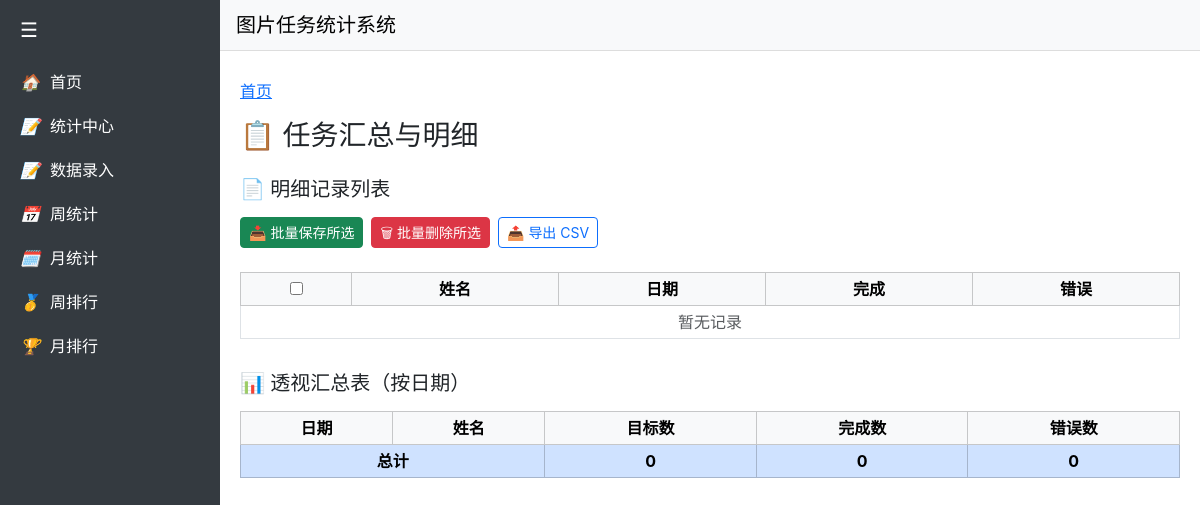
Before: /employee/task_report/ with the older database file.
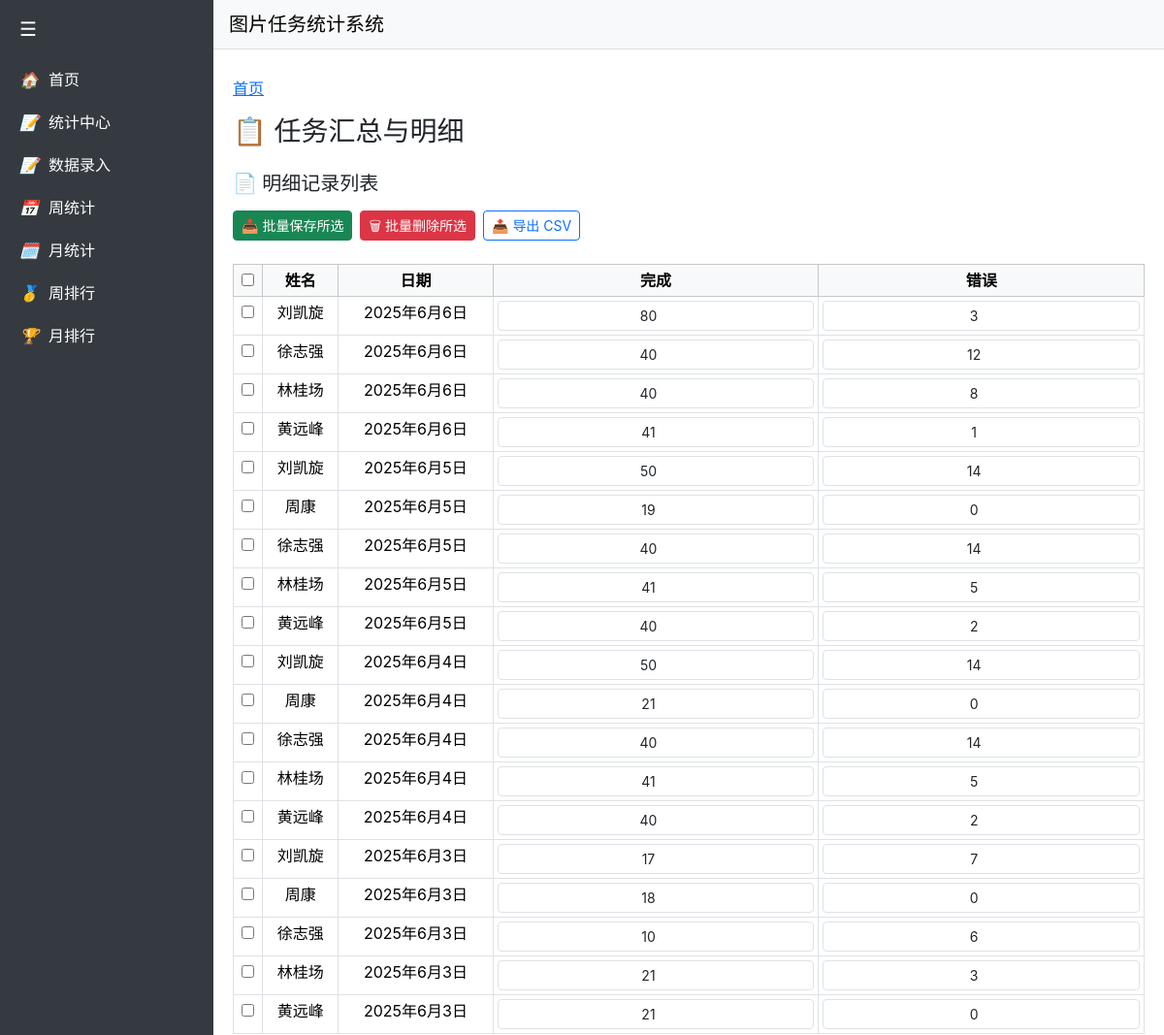
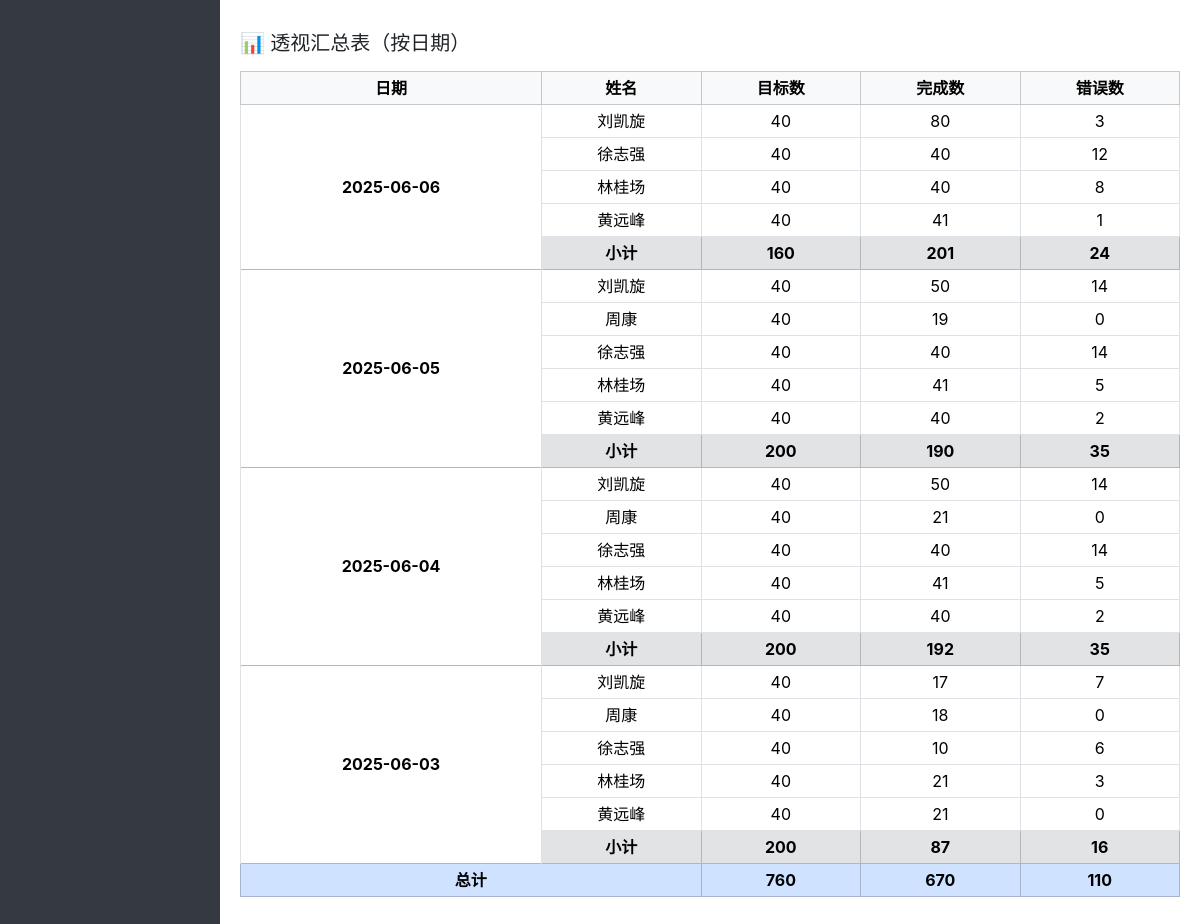
After: the same page with the newer database file (2 pictures, top to bottom).
### TaskHelper/models.py (models this page shows, shortened)
class TaskRecord(models.Model):
    employee = models.ForeignKey(Employee, verbose_name=_("员工"), on_delete=models.CASCADE)
    date = models.DateField(_("日期"))
    completed = models.PositiveIntegerField(_("完成图片数"), default=0)
    errors = models.PositiveIntegerField(_("错误图片数"), default=0)
    class Meta:
        verbose_name = _("任务记录")
        verbose_name_plural = _("任务记录")
        unique_together = ("employee", "date")

class Employee(models.Model):
    name = models.CharField("员工", max_length=50)
    avatar = models.ImageField("头像", upload_to='avatars/', blank=True, null=True)
    class Meta:
        verbose_name = _("员工")              # 单数显示名
        verbose_name_plural = _("员工")       # 复数显示名

### TaskHelper/views.py (the view)
# urls.py: path('employee/task_report/', views.task_report, name='task_report'),
def task_report(request):
    records = TaskRecord.objects.select_related('employee').order_by('-date', 'employee__name')
    grouped = {}
    summary = {}
    for r in records:
        day_str = r.date.strftime('%Y-%m-%d')
        grouped.setdefault(day_str, []).append(r)
    for day, recs in grouped.items():
        summary[day] = {
            'target': len(recs) * 40,
            'completed': sum(r.completed for r in recs),
            'errors': sum(r.errors for r in recs)
        }
    total_target = sum(v['target'] for v in summary.values())
    total_completed = sum(v['completed'] for v in summary.values())
    total_errors = sum(v['errors'] for v in summary.values())
    detail_rows = records
    if request.GET.get('export') == 'csv':
        return export_task_csv(records)
    return render(request, 'TaskHelper/task_report.html', {
        'grouped': grouped,
        'summary': summary,
        'total_target': total_target,
        'total_completed': total_completed,
        'total_errors': total_errors,
        'detail_rows': detail_rows,
    })

### TaskHelper/templatetags/dict_filters.py (called while the page is built)
@register.filter
def dict_get(d, key):
    return d.get(key, {})

### TaskHelper/templates/TaskHelper/task_report.html (shortened to what this page needs)
{% extends 'TaskHelper/base.html' %}
{% load static %}
{% load dict_filters %}
{% block content %}
<h3 class="mb-4">📋 任务汇总与明细</h3>
<form id="batchForm" method="post" action="{% url 'batch_update_tasks' %}">
  <div class="table-responsive mb-3">
    <h5 class="mb-3">📄 明细记录列表</h5>
    <div class="d-flex gap-2">
        <button type="submit" class="btn btn-sm btn-success">📥 批量保存所选</button>
        <button type="button" class="btn btn-sm btn-danger" onclick="deleteSelected()">🗑 批量删除所选</button>
        <a href="?export=csv" class="btn btn-outline-primary btn-sm">📤 导出 CSV</a>
    </div>
  <br>
    <table class="table table-bordered table-sm table-hover text-center">
      <thead class="table-light">
        <tr>
          <th><input type="checkbox" id="selectAll" onclick="toggleAll()"></th>
          <th>姓名</th>
          <th>日期</th>
          <th>完成</th>
          <th>错误</th>
        </tr>
      </thead>
      <tbody>
        {% for r in detail_rows %}
        <tr>
          <td><input type="checkbox" name="task_ids" value="{{ r.id }}"></td>
          <td>{{ r.employee.name }}</td>
          <td>{{ r.date }}</td>
          <td>
            <input type="number" name="completed_{{ r.id }}" value="{{ r.completed }}" class="form-control form-control-sm text-center" onchange="autoSave({{ r.id }})">
          </td>
          <td>
            <input type="number" name="errors_{{ r.id }}" value="{{ r.errors }}" class="form-control form-control-sm text-center" onchange="autoSave({{ r.id }})">
          </td>
        </tr>
        {% empty %}
        <tr><td colspan="5" class="text-muted">暂无记录</td></tr>
        {% endfor %}
      </tbody>
    </table>
  </div>
</form>
<div class="table-responsive mb-5">
  <h5 class="mb-3">📊 透视汇总表（按日期）</h5>
  <table class="table table-bordered table-sm table-hover align-middle">
    <thead class="table-light text-center">
      <tr>
        <th>日期</th>
        <th>姓名</th>
        <th>目标数</th>
        <th>完成数</th>
        <th>错误数</th>
      </tr>
    </thead>
    <tbody>
      {% for day, records in grouped.items %}
        {% with row_count=records|length summary_day=summary|dict_get:day %}
          {% for record in records %}
          <tr class="text-center">
            {% if forloop.first %}
            <td rowspan="{{ row_count|add:'1' }}" class="align-middle fw-bold">{{ day }}</td>
            {% endif %}
            <td>{{ record.employee.name }}</td>
            <td>40</td>
            <td>{{ record.completed }}</td>
            <td>{{ record.errors }}</td>
          </tr>
          {% endfor %}
          <tr class="table-secondary text-center fw-bold">
            <td >小计</td>
            <td>{{ summary_day.target }}</td>
            <td>{{ summary_day.completed }}</td>
            <td>{{ summary_day.errors }}</td>
          </tr>
        {% endwith %}
      {% endfor %}
      <tr class="table-primary text-center fw-bold">
        <td colspan="2">总计</td>
        <td>{{ total_target }}</td>
        <td>{{ total_completed }}</td>
        <td>{{ total_errors }}</td>
      </tr>
    </tbody>
  </table>
</div>
{% endblock %}

### TaskHelper/templates/TaskHelper/base.html (shortened to what this page needs)
<!DOCTYPE html>
<html lang="zh-cn">
<head>
  <link href="https://cdn.jsdelivr.net/npm/bootstrap@5.3.3/dist/css/bootstrap.min.css" rel="stylesheet">
</head>
<body>
<div class="sidebar" id="sidebar">
  <button class="toggle-btn" onclick="toggleSidebar()" title="展开/折叠菜单">☰</button>
  <a href="{% url 'dashboard' %}"><i>🏠</i><span>首页</span></a>
  <a href="{% url 'task_report' %}"><i>📝</i><span>统计中心</span></a>
  <a href="{% url 'input_task' %}"><i>📝</i><span>数据录入</span></a>
  <a href="{% url 'weekly_stats' %}"><i>📅</i><span>周统计</span></a>
  <a href="{% url 'monthly_stats' %}"><i>🗓️</i><span>月统计</span></a>
  <a href="{% url 'weekly_ranking' %}"><i>🥇</i><span>周排行</span></a>
  <a href="{% url 'monthly_ranking' %}"><i>🏆</i><span>月排行</span></a>
</div>
<div class="main">
  <nav class="navbar navbar-light bg-light px-3">
    <span class="navbar-brand mb-0 h1">图片任务统计系统</span>
  </nav>
  <div class="content-wrapper">
    {% block breadcrumbs %}
    <nav aria-label="breadcrumb" class="mt-2">
      <ol class="breadcrumb">
        <li class="breadcrumb-item"><a href="{% url 'dashboard' %}">首页</a></li>
      </ol>
    </nav>
    {% endblock %}
    {% block content %}
    {% endblock %}
  </div>
</div>
</body>
</html>

### TaskHelper/templates/TaskHelper/base.html (style rules this page uses)
body { display: flex; margin: 0; min-height: 100vh; font-family: -apple-system, BlinkMacSystemFont, "Segoe UI", Roboto, "Helvetica Neue", Arial; }
.sidebar { width: 220px; background-color: #343a40; color: white; transition: width 0.3s; flex-shrink: 0; }
.sidebar .toggle-btn { background: none; border: none; color: white; padding: 15px 20px; font-size: 20px; width: 100%; text-align: left; }
.sidebar a { color: white; display: flex; align-items: center; gap: 10px; padding: 10px 20px; text-decoration: none; white-space: nowrap; transition: all 0.2s ease; }
.main { flex: 1; overflow-y: auto; }
.content-wrapper { padding: 20px; }
.navbar { border-bottom: 1px solid #ddd; }

Changed rows visible on the page:
added TaskRecord: employee.name "刘凯旋", date "2025年6月6日", completed "80", errors "3", date "2025-06-06", target "160", completed "201", errors "24"
added TaskRecord: employee.name "徐志强", date "2025年6月6日", completed "40", errors "12"
added TaskRecord: employee.name "林桂场", date "2025年6月6日", completed "40", errors "8"
added TaskRecord: employee.name "黄远峰", date "2025年6月6日", completed "41", errors "1"
added TaskRecord: employee.name "刘凯旋", date "2025年6月5日", completed "50", errors "14", date "2025-06-05", target "200", completed "190", errors "35"
added TaskRecord: employee.name "周康", date "2025年6月5日", completed "19", errors "0"
added TaskRecord: employee.name "徐志强", date "2025年6月5日", completed "40", errors "14"
added TaskRecord: employee.name "林桂场", date "2025年6月5日", completed "41", errors "5"
added TaskRecord: employee.name "黄远峰", date "2025年6月5日", completed "40", errors "2"
added TaskRecord: employee.name "刘凯旋", date "2025年6月4日", completed "50", errors "14", date "2025-06-04", target "200", completed "192", errors "35"
added TaskRecord: employee.name "周康", date "2025年6月4日", completed "21", errors "0"
added TaskRecord: employee.name "徐志强", date "2025年6月4日", completed "40", errors "14"
added TaskRecord: employee.name "林桂场", date "2025年6月4日", completed "41", errors "5"
added TaskRecord: employee.name "黄远峰", date "2025年6月4日", completed "40", errors "2"
added TaskRecord: employee.name "刘凯旋", date "2025年6月3日", completed "17", errors "7", date "2025-06-03", target "200", completed "87", errors "16"
added TaskRecord: employee.name "周康", date "2025年6月3日", completed "18", errors "0"
added TaskRecord: employee.name "徐志强", date "2025年6月3日", completed "10", errors "6"
added TaskRecord: employee.name "林桂场", date "2025年6月3日", completed "21", errors "3"
added TaskRecord: employee.name "黄远峰", date "2025年6月3日", completed "21", errors "0"
Other visible differences:
{{ total_target }}: "0" → "760"
{{ total_completed }}: "0" → "670"
{{ total_errors }}: "0" → "110"
text no longer shown: "暂无记录"
